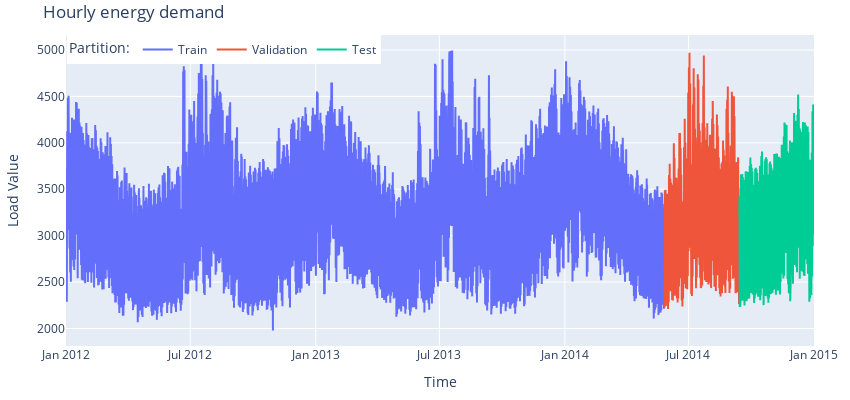

Notebook code cell kept with this figure:
### Code cell
# Interactive plot of time series
fig = go.Figure()
fig.add_trace(go.Scatter(x=train_set.index, y=train_set['Load Value'], mode='lines', name='Train'))
fig.add_trace(go.Scatter(x=val_set.index, y=val_set['Load Value'], mode='lines', name='Validation'))
fig.add_trace(go.Scatter(x=test_set.index, y=test_set['Load Value'], mode='lines', name='Test'))
fig.update_layout(
    title  = 'Hourly energy demand',
    xaxis_title="Time",
    yaxis_title="Load Value",
    legend_title="Partition:",
    width=850,
    height=400,
    margin=dict(l=20, r=20, t=35, b=20),
    legend=dict(
        orientation="h",
        yanchor="top",
        y=1,
        xanchor="left",
        x=0.001
    )
)
fig.show()

### Figure 1 — Plotly figure (JSON) as saved in the notebook; plotly's stock layout.template omitted (floating-point values rounded to 4 significant figures; data arrays with more than 128 entries replaced by an {"elided": "..."} marker saying what was removed)
{"data": [{"mode": "lines", "name": "Train", "type": "scatter", "x": {"elided": "21012 str values"}, "y": {"elided": "21012 float values"}}, {"mode": "lines", "name": "Validation", "type": "scatter", "x": {"elided": "2627 str values"}, "y": {"elided": "2627 int values"}}, {"mode": "lines", "name": "Test", "type": "scatter", "x": {"elided": "2627 str values"}, "y": {"elided": "2627 int values"}}], "layout": {"height": 400, "legend": {"orientation": "h", "title": {"text": "Partition:"}, "x": 0.001, "xanchor": "left", "y": 1, "yanchor": "top"}, "margin": {"b": 20, "l": 20, "r": 20, "t": 35}, "title": {"text": "Hourly energy demand"}, "width": 850, "xaxis": {"title": {"text": "Time"}}, "yaxis": {"title": {"text": "Load Value"}}}}
